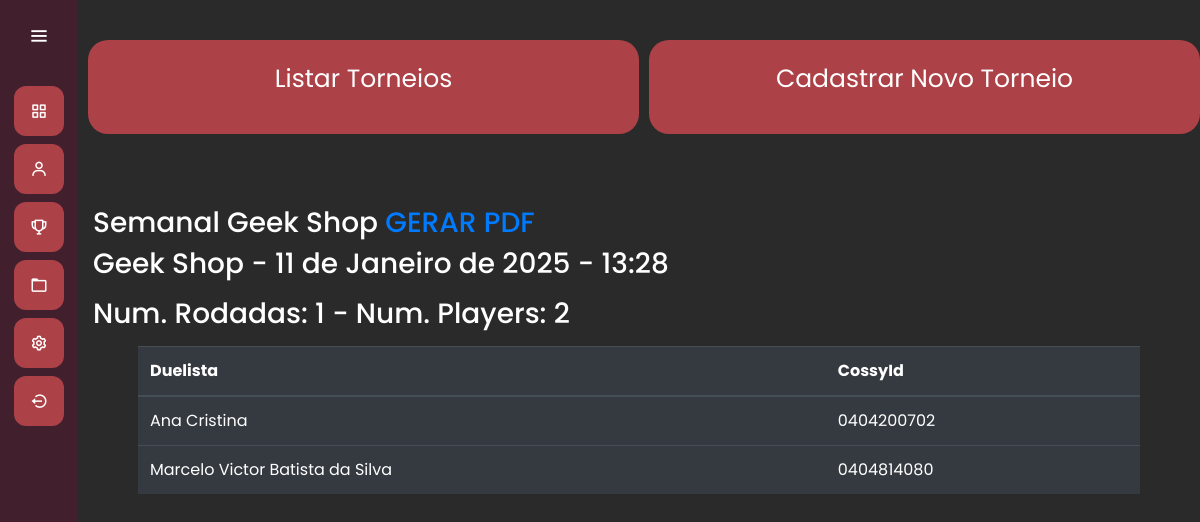
Page /torneio/acessar_torneio/AMUlYlgxo1KjsZ-hMWf_pA/ (signed in) on the committed database.
### torneio/models.py (models this page shows, shortened)
class Torneio(models.Model):
    name = models.CharField(max_length=100)
    loja = models.CharField(max_length=100)
    categoria = models.ForeignKey(CategoriaTorneio, on_delete=models.CASCADE)
    duelists = models.ManyToManyField(Duelist, null=True, blank=True)
    horario_inicio = models.TimeField(null=True)
    data_inicio = models.DateField(null=True)
    data_fim = models.DateField(null=True)
    finalizado = models.BooleanField(default=False)
    protocolo = models.CharField(max_length=44, null=True, blank=True)
    identificador = models.CharField(max_length=24, null=True, blank=True)
    num_rodadas = models.IntegerField(default=1)
    winner = models.ForeignKey(Duelist, on_delete=models.CASCADE, related_name='torneios_ganhos', null=True, blank=True)
    def save(self, *args, **kwargs):
        if not self.protocolo:
            self.protocolo = datetime.now().strftime("%d/%m/%Y-%H:%M:%-S-") + token_hex(12)
        if not self.identificador:
            self.identificador = token_urlsafe(16)
        super().save(*args, **kwargs)
    def definir_num_rodadas(self):
        duelists = self.duelists.all()
        num_duelists = duelists.count()
        if num_duelists < 2:
            return 0
        num_rodadas = math.ceil(math.log2(num_duelists))
        self.num_rodadas = num_rodadas
        self.save()
        return num_rodadas

### duelists/models.py (models this page shows, shortened)
class Duelist(models.Model):
    name = models.CharField(max_length=50)
    nickname = models.CharField(max_length=50, default="No Nickname")
    email = models.CharField(max_length=50)
    cossyId = models.CharField(max_length=12)
    victories = models.IntegerField(default=0)
    defeates = models.IntegerField(default=0)
    contact_number = models.CharField(max_length=15)
    points = models.IntegerField(default=0)

### torneio/views.py (the view)
# urls.py: path('acessar_torneio/<str:identificador>/' , views.acessar_torneio, name = 'acessar_torneio'),
def acessar_torneio(request,identificador):
    torneio = get_object_or_404(Torneio, identificador=identificador)
    return render(request, 'acessar_torneio.html', {"torneio" : torneio})

### torneio/templates/acessar_torneio.html
{% extends 'base.html' %}
{% load static %}
{% block 'head' %}
    <link rel="stylesheet" href="{% static 'duelists/css/duelists.css' %}">
    <link rel="stylesheet" href="{% static 'torneio/css/listar_torneio.css' %}">
{% endblock %}
{% block 'dashboard' %}
<div class=container>
    <div class="row">
      <a href="{% url 'listar_torneio' %}" style="text-decoration: none; color: inherit;" class="col-md card-dashboard">
          <p class="text-card">Listar Torneios</p>
      </a>
  {%if user.is_staff%}
      <a href="{% url 'novo_torneio' %}" style="text-decoration: none; color: inherit;" class="col-md card-dashboard">
          <p class="text-card">Cadastrar Novo Torneio</p>
      </a>
      {%endif%}
  </div>
  </div>
  <br>
  <br>
  <div class = "container"><br>
      <h3>{{torneio.name}}
        <a href= "{% url 'gerar_os' torneio.identificador %}">GERAR PDF</a>
        <h3>
            <p>{{torneio.loja}} - {{torneio.data_fim}} - {{torneio.horario_inicio}} </p>
            <p> Num. Rodadas: {{torneio.definir_num_rodadas}} - Num. Players: {{torneio.duelists.all.count}} </p>
  </div>
  <div class="container-fluid distanciamento">
      <div>
          <table class="table table-dark">
              <thead>
                <tr>
                  <th scope="col">Duelista</th>
                  <th scope="col">CossyId</th>
                </tr>
              </thead>
              <tbody>
                  {% for duelist in torneio.duelists.all %}
                  <tr>
                      <td>{{duelist.name}}</td>
                      <td>{{duelist.cossyId}}</td>
                      </tr>
                  {% endfor %}
              </tbody>
            </table>
      </div>
  </div>
{% endblock %}

### templates/static/general/css/base.css (style rules this page uses)
* { margin: 0; padding: 0; box-sizing: border-box; font-family: "Poppins" , sans-serif; }

### templates/static/general/css/general.css (style rules this page uses)
:root { --main-color: #ac4147; --dark-color: #411f2d; --light-color: #ffc27f; --contrast-color: #f88863; --differential-color: #ffe29a; }

### templates/static/duelists/css/duelists.css (style rules this page uses)
.card-dashboard { background-color: var(--main-color); width: 50%; margin-left: 10px; margin-top: 40px; text-align: center; padding: 20px; cursor: pointer; border-radius: 20px; }
.text-card { font-size: 25px; }

### templates/static/torneio/css/listar_torneio.css (style rules this page uses)
.distanciamento { padding-left: 60px; padding-right: 60px; }

### rows in the picture
Torneio: name "Semanal Geek Shop", loja "Geek Shop", data_fim "11 de Janeiro de 2025", horario_inicio "13:28", definir_num_rodadas "1", duelists.all.count "2"
Duelist: name "Ana Cristina", cossyId "0404200702"
Duelist: name "Marcelo Victor Batista da Silva", cossyId "0404814080"
